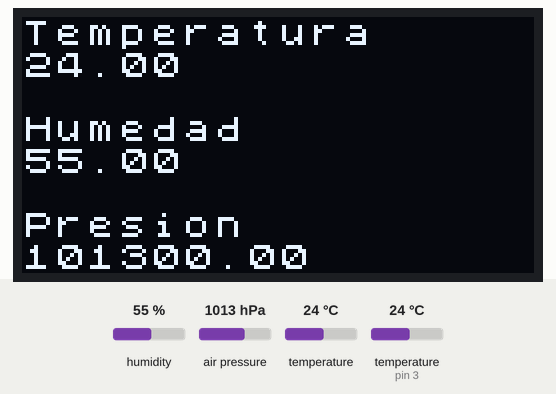
Recording of a sketch running on a simulated Arduino Uno, built with avr-gcc and run on an emulated ATmega328P. On the bench: 128×64 one-colour display. The test bench sets the inputs (shaded band); at power-on: humidity 55 %, air pressure 1013 hPa, temperature 24 °C, temperature (sensor on pin 3) 24 °C. What the sketch prints to the serial monitor is not drawn.

Above: at 5.1 s.
5.2 s: humidity set to 22 %
At 7.3 s:
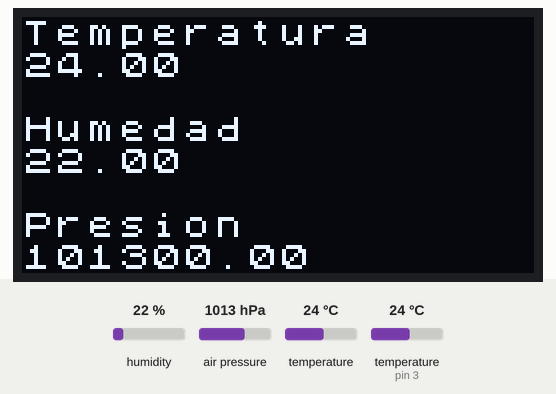
8.5 s: air pressure set to 952 hPa
At 9.6 s:
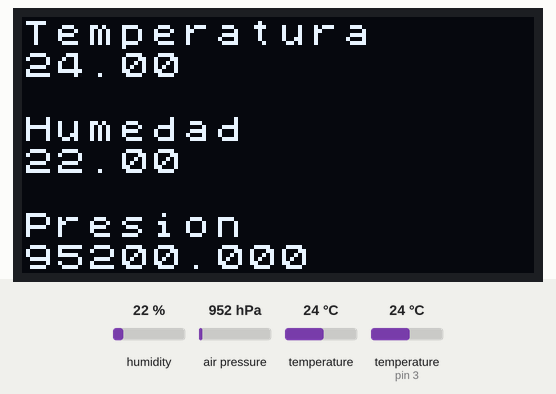
11.8 s: temperature (sensor 0) set to 12 °C
At 14.4 s:
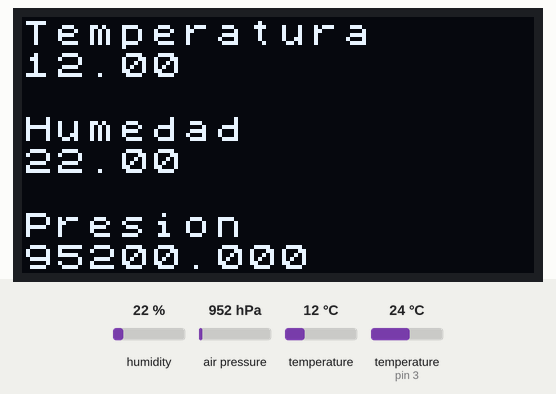
15.1 s: humidity set to 40 %
At 16.5 s:
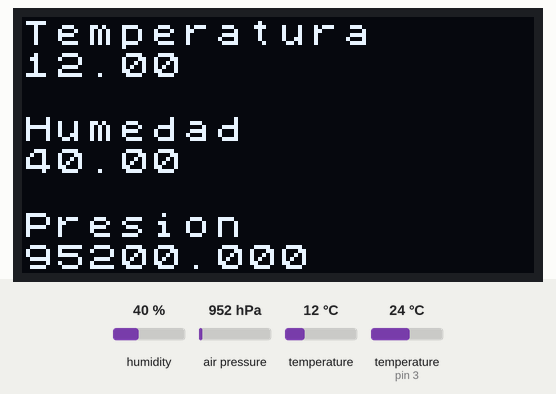
18.4 s: air pressure set to 975 hPa
At 20.9 s:
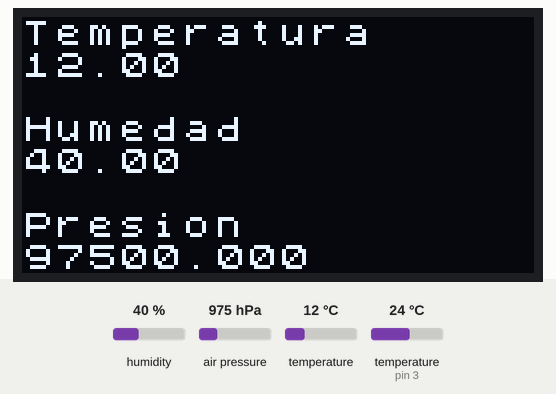
21.8 s: humidity set to 68 %
At 23.3 s:
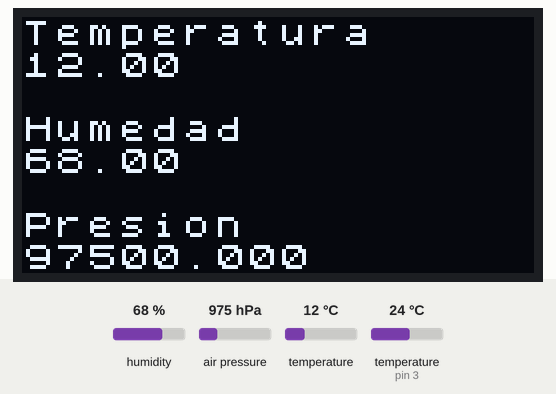
Timing chart, 0 to 24.8 s (numbered marks = the images above; inputs shaded):
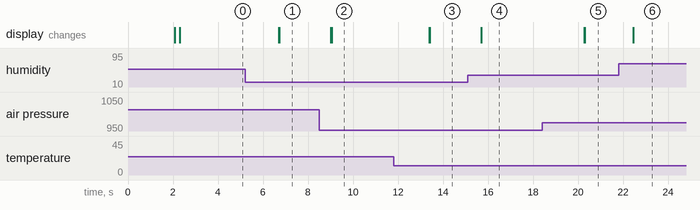

The sketch:

estacion-meteorologica-dht11-bmp280-texto.ino
```cpp
// (licence header left out)
#include <DHT.h>
#include <Adafruit_BMP280.h>
#include <U8x8lib.h>

const int pinSensorHumedad = 3;

/**
 * Objeto para el sensor de presión barométrica y sensor de temperatura
 */
Adafruit_BMP280 barometro;

/**
 * Objeto para sensor de humedad y temperatura DHT11
 * El primer parámetro indica el pin donde se conecta el sensor
 * El segundo parámetro es el tipo de sensor (DHT11, DHT22, etc.)
 */
DHT higrometro(pinSensorHumedad, DHT11);

/**
 * Objeto para realizar la interfaz con la pantalla OLED de 128x16
 * este constructor se utiliza para los módulos genéricos conectados
 * por I2C.
 */
U8X8_SSD1306_128X64_NONAME_HW_I2C oled(U8X8_PIN_NONE);

/**
 * Variables de tipo float para almacenar la lectura de los sensores
 */
float presion = 0, temperatura = 0, humedad = 0;

void setup() {
  // iniciar puerto serie
  Serial.begin(115200);

  // mostrar mensaje inicial
  Serial.println(F("----------------------------------------------------"));
  Serial.println(F("     ESTACIÓN METEOROLÓGICA CON ARDUINO - TEXTO     "));
  Serial.println(F("            https://www.geekfactory.mx              "));
  Serial.println(F("----------------------------------------------------"));

  // preparar el sensor DHT11 para su uso
  higrometro.begin();

  // preparar el sensor BMP280 para su uso
  if (!barometro.begin()) {
    Serial.println(F("Error: No se detecta sensor BMP280"));
    while (1)
      ;
  }

  // inicializar la pantalla OLED
  oled.begin();
  oled.setFlipMode(1);
  oled.setFont(u8x8_font_chroma48medium8_r);
}

void loop() {
  // esperar dos segundos para actualizar las mediciones
  delay(2000);

  // leer el sensor de temperatura (BMP280)
  temperatura = barometro.readTemperature();
  // leer la presión atmosferica (BMP280)
  presion = barometro.readPressure();
  // leer la humedad relativa (DHT11)
  humedad = higrometro.readHumidity();

  // escribir las mediciones a la pantalla OLED

  // mover el cursor al inicio de la pantalla
  oled.setCursor(0, 0);
  // escribir la leyenda "Temperatura"
  oled.print("Temperatura");
  // mover el cursor a la segunda línea de la pantalla
  oled.setCursor(0, 1);
  // escribir el valor de la variable
  oled.print(temperatura);

  // repetimos el procedimiento con la variable de humedad...
  oled.setCursor(0, 3);
  oled.print("Humedad");
  oled.setCursor(0, 4);
  oled.print(humedad);

  // ...finalmente con la presión atmosférica
  oled.setCursor(0, 6);
  oled.print("Presion");
  oled.setCursor(0, 7);
  oled.print(presion);

  // imprimir al puerto serie
  Serial.print("Temperatura:");
  Serial.println(temperatura);
  Serial.print("Presión:");
  Serial.println(presion);
  Serial.print("Humedad:");
  Serial.println(humedad);
}
```

Measured:
- after the input at 5.2 s, the display: first changes after 1.5 s (image 1 shows a later state)
- after the input at 8.5 s, the display: first changes after 0.52 s (image 2 shows a later state)
- after the input at 11.8 s, the display: first changes after 1.6 s (image 3 shows a later state)
- after the input at 15.1 s, the display: first changes after 0.61 s (image 4 shows a later state)
- after the input at 18.4 s, the display: first changes after 1.9 s (image 5 shows a later state)
- after the input at 21.8 s, the display: first changes after 0.65 s (image 6 shows a later state)
